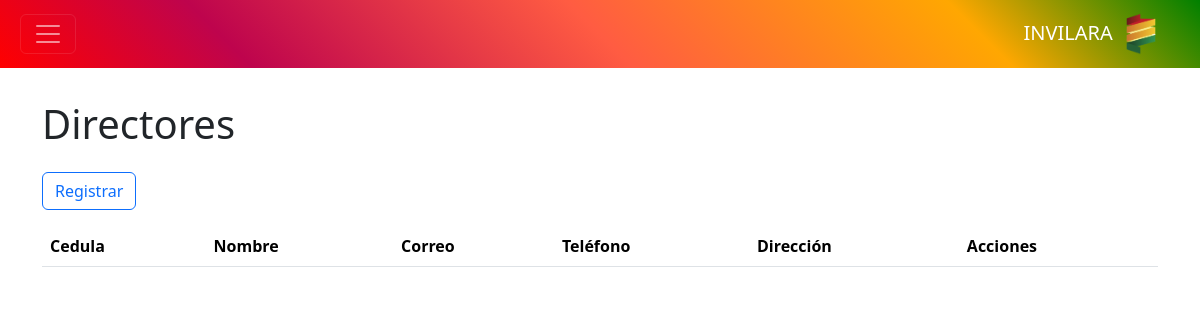
Before: /controlador/director.php with the older database file.
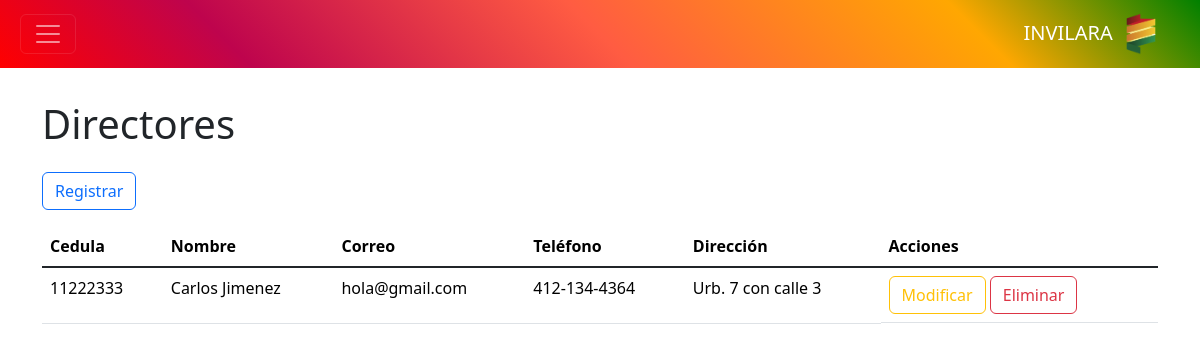
After: the same page with the newer database file.
### tables this page shows
CREATE TABLE `director` (
  `cedula` int NOT NULL,
  `direccion` varchar(200) DEFAULT NULL,
  `nombre` varchar(100) DEFAULT NULL,
  `telefono` varchar(20) DEFAULT NULL,
  `correo` varchar(50) DEFAULT NULL
);

### controlador/director.php (called while the page is built, shortened)
<?php
require_once "modelo/director.php";
$modelo = new Director();
$datos = $modelo->consultar();
require_once "vista/director.php";
?>

### modelo/base_datos.php (called while the page is built)
<?php
class BaseDatos
{
    private $host = "localhost";
    private $dbname = "invilara";
    private $usuario = "root";
    private $contrasena = "";
    public function conexion()
    {
        $dsn = "mysql" . ":" . "host=" . $this->host . ";" . "dbname=" . $this->dbname . ";";
        $pdo = new PDO($dsn, $this->usuario, $this->contrasena);
        $pdo->setAttribute(PDO::ATTR_ERRMODE, PDO::ERRMODE_EXCEPTION);
        return $pdo;
    }
}
?>

### modelo/director.php (called while the page is built, shortened)
<?php
require_once "modelo/base_datos.php";
class Director extends BaseDatos
{
	private $tabla = "director";
	public function consultar()
	{
		$result = $this->conexion()->query("SELECT * FROM {$this->tabla}");
		return $result;
	}
}
?>

### vista/director.php (the view, shortened to what this page needs)
<?php require_once "vista/componentes/encabezado.php"; ?>
<?php require_once "vista/componentes/barra.php"; ?>
<main class="container" id="crud">
	<h1>Directores</h1>
	<button class="btn btn-outline-primary my-3" value="insertar">Registrar</button>
	<div class="table-responsive">
		<table class="table table-hover">
			<thead>
				<tr>
					<th>Cedula</th>
					<th>Nombre</th>
					<th>Correo</th>
					<th>Teléfono</th>
					<th>Dirección</th>
					<th>Acciones</th>
				</tr>
			</thead>
			<tbody class="table-group-divider">
				<?php foreach ($datos as $d): ?>
					<tr>
						<td><?php echo $d["cedula"] ?></td>
						<td><?php echo $d["nombre"] ?></td>
						<td><?php echo $d["correo"] ?></td>
						<td><?php echo $d["telefono"] ?></td>
						<td><?php echo $d["direccion"] ?></td>
						<td class="d-grid d-md-block gap-2">
							<button class="btn btn-outline-warning" value="modificar">Modificar</button>
							<button class="btn btn-outline-danger" value="eliminar" data-bs-toggle="modal"
								data-bs-target="#modal-eliminacion">Eliminar</button>
						</td>
					</tr>
				<?php endforeach ?>
			</tbody>
		</table>
	</div>
</main>

Changed rows visible on the page:
added director: cedula "11222333", nombre "Carlos Jimenez", correo "hola@gmail.com", telefono "412-134-4364", direccion "Urb. 7 con calle 3"
